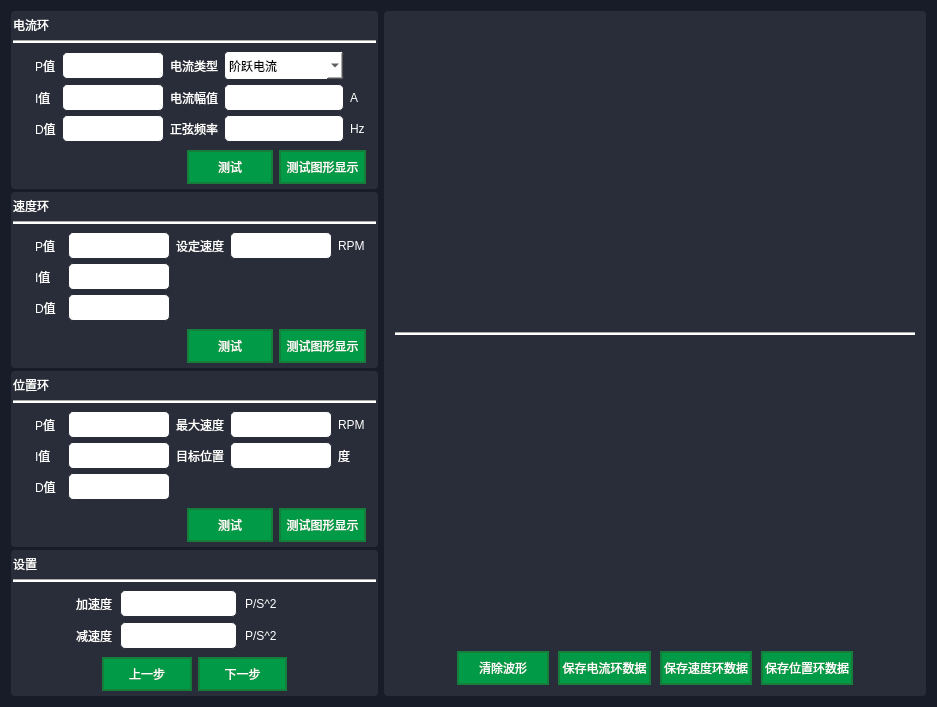
<?xml version="1.0" encoding="UTF-8"?>
<ui version="4.0">
 <class>LoopParam</class>
 <widget class="QWidget" name="LoopParam">
  <property name="geometry">
   <rect>
    <x>0</x>
    <y>0</y>
    <width>937</width>
    <height>697</height>
   </rect>
  </property>
  <property name="windowTitle">
   <string>环路参数</string>
  </property>
  <property name="windowIcon">
   <iconset resource="resonrces.qrc">
    <normaloff>:/images/app.ico</normaloff>:/images/app.ico</iconset>
  </property>
  <property name="styleSheet">
   <string notr="true">QWidget{
	color:#fff;
	/*background-color: rgb(240,240,240);*/
	background-color: rgb(24,28,40);
}
QLabel{
	background-color: rgb(41,45,57);
}

QPushButton{
	color:white;
	border:2px solid #147e3a;
	background-color:#019b48;
	width:50px;
	height:30px;
}

QPushButton:hover{
	background-color:#019b48;
	font-size:12px;
	font-weight:bold;
}

QLabel{
	color:white;
}

QGroupBox{
	border:2px solid rgb(41,45,57);
	color:white;
	background-color: rgb(41,45,57);
	border-radius:4px;
}

QLineEdit{	
	background-color: rgb(255, 255, 255);
	border:1px solid #147e3a;
	width:100px;
	height:30px;
	color:black;
}
QComboBox{
	background-color: rgb(255, 255, 255);
	width:100px;
	height:27px;
	border-radius:4px;
	border:1px solid rgb(41,45,57);
	color:black;
}

QLineEdit:hover{
	border:1px solid rgb(0,149,255);
}

QTabWidget:pane{
	border-top:1px solid rgb(240, 240, 240);
	/*border:1px solid rgb(41,45,57);*/
}

QTabBar::tab{
	color:white;
	width:50px;
	height:25px;
	background-color:#019b48;
	margin-right: 5px;
	margin-bottom:-6px;
}

QTabBar::tab:selected{
	background-color:rgb(0,149,255);
	font-weight:bold;
	height:28px;
	border:1.5px solid rgb(0,110,255);
}

QMessageBox{
	background-color:rgb(41,45,57);
}

QMessageBox QPushButton:enabled{
	border-radius: 5px;
	width: 50px;
	height: 20px;
	background-color: #019b48;
	color: white;
	font-size: 12px;
}
</string>
  </property>
  <layout class="QHBoxLayout" name="horizontalLayout_2" stretch="2,4">
   <item>
    <layout class="QVBoxLayout" name="verticalLayout" stretch="3,3,3,2">
     <property name="spacing">
      <number>3</number>
     </property>
     <item>
      <widget class="QGroupBox" name="currentLoopGroupBox">
       <property name="styleSheet">
        <string notr="true"/>
       </property>
       <layout class="QVBoxLayout" name="verticalLayout_8" stretch="1,0,1">
        <property name="leftMargin">
         <number>0</number>
        </property>
        <property name="topMargin">
         <number>3</number>
        </property>
        <property name="rightMargin">
         <number>0</number>
        </property>
        <property name="bottomMargin">
         <number>3</number>
        </property>
        <item>
         <layout class="QVBoxLayout" name="verticalLayout_9">
          <item>
           <widget class="QLabel" name="label_12">
            <property name="text">
             <string>电流环</string>
            </property>
           </widget>
          </item>
          <item>
           <widget class="Line" name="line_5">
            <property name="sizePolicy">
             <sizepolicy hsizetype="Expanding" vsizetype="Fixed">
              <horstretch>0</horstretch>
              <verstretch>0</verstretch>
             </sizepolicy>
            </property>
            <property name="styleSheet">
             <string notr="true">background-color: rgb(255, 255, 255);</string>
            </property>
            <property name="orientation">
             <enum>Qt::Horizontal</enum>
            </property>
           </widget>
          </item>
         </layout>
        </item>
        <item>
         <widget class="QGroupBox" name="gridGroupBox_2">
          <property name="styleSheet">
           <string notr="true">QLineEdit{
	border:1px solid rgb(41,45,57);
	height:25px;
	width:100px;
	border-radius:5px;
}
QLineEdit:hover{
	border:1px solid rgb(0,149,255);
}</string>
          </property>
          <layout class="QGridLayout" name="gridLayout_3" columnstretch="2,2,2,2,1">
           <property name="leftMargin">
            <number>20</number>
           </property>
           <property name="topMargin">
            <number>0</number>
           </property>
           <property name="bottomMargin">
            <number>0</number>
           </property>
           <property name="horizontalSpacing">
            <number>6</number>
           </property>
           <property name="verticalSpacing">
            <number>4</number>
           </property>
           <item row="1" column="0">
            <widget class="QLabel" name="label_2">
             <property name="text">
              <string>I值</string>
             </property>
            </widget>
           </item>
           <item row="0" column="1">
            <widget class="QLineEdit" name="currentPValue"/>
           </item>
           <item row="0" column="2">
            <widget class="QLabel" name="label_35">
             <property name="text">
              <string>电流类型</string>
             </property>
            </widget>
           </item>
           <item row="1" column="1">
            <widget class="QLineEdit" name="currentIValue"/>
           </item>
           <item row="1" column="2">
            <widget class="QLabel" name="label_3">
             <property name="text">
              <string>电流幅值</string>
             </property>
            </widget>
           </item>
           <item row="0" column="0">
            <widget class="QLabel" name="label">
             <property name="text">
              <string>P值</string>
             </property>
            </widget>
           </item>
           <item row="1" column="3">
            <widget class="QLineEdit" name="currentamplitudeLineEdit"/>
           </item>
           <item row="2" column="0">
            <widget class="QLabel" name="label_4">
             <property name="text">
              <string>D值</string>
             </property>
            </widget>
           </item>
           <item row="2" column="1">
            <widget class="QLineEdit" name="currentDValue"/>
           </item>
           <item row="2" column="2">
            <widget class="QLabel" name="label_5">
             <property name="text">
              <string>正弦频率</string>
             </property>
            </widget>
           </item>
           <item row="2" column="3">
            <widget class="QLineEdit" name="sinusoidalfrequencyLineEdit"/>
           </item>
           <item row="1" column="4">
            <widget class="QLabel" name="label_6">
             <property name="text">
              <string>A</string>
             </property>
            </widget>
           </item>
           <item row="2" column="4">
            <widget class="QLabel" name="label_7">
             <property name="text">
              <string>Hz</string>
             </property>
            </widget>
           </item>
           <item row="0" column="3">
            <widget class="QComboBox" name="currentTypeComboBox">
             <item>
              <property name="text">
               <string>阶跃电流</string>
              </property>
             </item>
            </widget>
           </item>
          </layout>
         </widget>
        </item>
        <item>
         <layout class="QHBoxLayout" name="horizontalLayout_24" stretch="4,2,2">
          <property name="rightMargin">
           <number>10</number>
          </property>
          <item>
           <spacer name="horizontalSpacer_11">
            <property name="orientation">
             <enum>Qt::Horizontal</enum>
            </property>
            <property name="sizeHint" stdset="0">
             <size>
              <width>40</width>
              <height>20</height>
             </size>
            </property>
           </spacer>
          </item>
          <item>
           <widget class="QPushButton" name="currentLoopTestBtn">
            <property name="text">
             <string>测试</string>
            </property>
           </widget>
          </item>
          <item>
           <widget class="QPushButton" name="currentTestDataPlotBtn">
            <property name="text">
             <string>测试图形显示</string>
            </property>
           </widget>
          </item>
         </layout>
        </item>
       </layout>
      </widget>
     </item>
     <item>
      <widget class="QGroupBox" name="SpeedLoopGroupBox">
       <property name="styleSheet">
        <string notr="true">QGroupBox{
	border:2px solid rgb(41,45,57);
	color:white;
	background-color: rgb(41,45,57);
	border-radius:4px;
}</string>
       </property>
       <layout class="QVBoxLayout" name="verticalLayout_14" stretch="1,0,1">
        <property name="leftMargin">
         <number>0</number>
        </property>
        <property name="topMargin">
         <number>3</number>
        </property>
        <property name="rightMargin">
         <number>0</number>
        </property>
        <property name="bottomMargin">
         <number>3</number>
        </property>
        <item>
         <layout class="QVBoxLayout" name="verticalLayout_15">
          <item>
           <widget class="QLabel" name="label_15">
            <property name="text">
             <string>速度环</string>
            </property>
           </widget>
          </item>
          <item>
           <widget class="Line" name="line_8">
            <property name="sizePolicy">
             <sizepolicy hsizetype="Expanding" vsizetype="Fixed">
              <horstretch>0</horstretch>
              <verstretch>0</verstretch>
             </sizepolicy>
            </property>
            <property name="styleSheet">
             <string notr="true">background-color: rgb(255, 255, 255);</string>
            </property>
            <property name="orientation">
             <enum>Qt::Horizontal</enum>
            </property>
           </widget>
          </item>
         </layout>
        </item>
        <item>
         <widget class="QGroupBox" name="gridGroupBox_5">
          <property name="styleSheet">
           <string notr="true">QLineEdit{
	border:1px solid rgb(41,45,57);
	height:25px;
	width:100px;
	border-radius:5px;
}
QLineEdit:hover{
	border:1px solid rgb(0,149,255);
}</string>
          </property>
          <layout class="QGridLayout" name="gridLayout_6" columnstretch="2,2,2,2,1">
           <property name="leftMargin">
            <number>20</number>
           </property>
           <property name="topMargin">
            <number>0</number>
           </property>
           <property name="bottomMargin">
            <number>0</number>
           </property>
           <property name="verticalSpacing">
            <number>4</number>
           </property>
           <item row="0" column="0">
            <widget class="QLabel" name="label_10">
             <property name="text">
              <string>P值</string>
             </property>
            </widget>
           </item>
           <item row="2" column="1">
            <widget class="QLineEdit" name="speedLoopDValue"/>
           </item>
           <item row="0" column="1">
            <widget class="QLineEdit" name="speedLoopPValue"/>
           </item>
           <item row="1" column="0">
            <widget class="QLabel" name="label_8">
             <property name="text">
              <string>I值</string>
             </property>
            </widget>
           </item>
           <item row="2" column="0">
            <widget class="QLabel" name="label_16">
             <property name="text">
              <string>D值</string>
             </property>
            </widget>
           </item>
           <item row="1" column="1">
            <widget class="QLineEdit" name="speedLoopIValue"/>
           </item>
           <item row="0" column="2">
            <widget class="QLabel" name="label_40">
             <property name="text">
              <string>设定速度</string>
             </property>
            </widget>
           </item>
           <item row="0" column="3">
            <widget class="QLineEdit" name="setSpeedLineEdit"/>
           </item>
           <item row="0" column="4">
            <widget class="QLabel" name="label_9">
             <property name="text">
              <string>RPM</string>
             </property>
            </widget>
           </item>
          </layout>
         </widget>
        </item>
        <item>
         <layout class="QHBoxLayout" name="horizontalLayout_27" stretch="4,2,2">
          <property name="rightMargin">
           <number>10</number>
          </property>
          <item>
           <spacer name="horizontalSpacer_14">
            <property name="orientation">
             <enum>Qt::Horizontal</enum>
            </property>
            <property name="sizeHint" stdset="0">
             <size>
              <width>40</width>
              <height>20</height>
             </size>
            </property>
           </spacer>
          </item>
          <item>
           <widget class="QPushButton" name="speedLoopTestBtn">
            <property name="text">
             <string>测试</string>
            </property>
           </widget>
          </item>
          <item>
           <widget class="QPushButton" name="velocityTestDataPlotBtn">
            <property name="text">
             <string>测试图形显示</string>
            </property>
           </widget>
          </item>
         </layout>
        </item>
       </layout>
      </widget>
     </item>
     <item>
      <widget class="QGroupBox" name="positionLoopGroupBox">
       <property name="styleSheet">
        <string notr="true"/>
       </property>
       <layout class="QVBoxLayout" name="verticalLayout_16" stretch="1,0,1">
        <property name="leftMargin">
         <number>0</number>
        </property>
        <property name="topMargin">
         <number>3</number>
        </property>
        <property name="rightMargin">
         <number>0</number>
        </property>
        <property name="bottomMargin">
         <number>3</number>
        </property>
        <item>
         <layout class="QVBoxLayout" name="verticalLayout_17">
          <item>
           <widget class="QLabel" name="label_20">
            <property name="text">
             <string>位置环</string>
            </property>
           </widget>
          </item>
          <item>
           <widget class="Line" name="line_9">
            <property name="sizePolicy">
             <sizepolicy hsizetype="Expanding" vsizetype="Fixed">
              <horstretch>0</horstretch>
              <verstretch>0</verstretch>
             </sizepolicy>
            </property>
            <property name="styleSheet">
             <string notr="true">background-color: rgb(255, 255, 255);</string>
            </property>
            <property name="orientation">
             <enum>Qt::Horizontal</enum>
            </property>
           </widget>
          </item>
         </layout>
        </item>
        <item>
         <widget class="QGroupBox" name="gridGroupBox_6">
          <property name="styleSheet">
           <string notr="true">QLineEdit{
	border:1px solid rgb(41,45,57);
	height:25px;
	width:100px;
	border-radius:5px;
}
QLineEdit:hover{
	border:1px solid rgb(0,149,255);
}</string>
          </property>
          <layout class="QGridLayout" name="gridLayout_7" columnstretch="2,2,2,2,1">
           <property name="leftMargin">
            <number>20</number>
           </property>
           <property name="topMargin">
            <number>0</number>
           </property>
           <property name="bottomMargin">
            <number>0</number>
           </property>
           <property name="verticalSpacing">
            <number>4</number>
           </property>
           <item row="1" column="0">
            <widget class="QLabel" name="label_11">
             <property name="text">
              <string>I值</string>
             </property>
            </widget>
           </item>
           <item row="0" column="1">
            <widget class="QLineEdit" name="positionLoopPValue"/>
           </item>
           <item row="0" column="2">
            <widget class="QLabel" name="label_41">
             <property name="text">
              <string>最大速度</string>
             </property>
            </widget>
           </item>
           <item row="1" column="1">
            <widget class="QLineEdit" name="positionLoopIValue"/>
           </item>
           <item row="1" column="2">
            <widget class="QLabel" name="label_21">
             <property name="text">
              <string>目标位置</string>
             </property>
            </widget>
           </item>
           <item row="0" column="0">
            <widget class="QLabel" name="label_22">
             <property name="text">
              <string>P值</string>
             </property>
            </widget>
           </item>
           <item row="1" column="3">
            <widget class="QLineEdit" name="targetPositionLineEdit"/>
           </item>
           <item row="2" column="0">
            <widget class="QLabel" name="label_23">
             <property name="text">
              <string>D值</string>
             </property>
            </widget>
           </item>
           <item row="2" column="1">
            <widget class="QLineEdit" name="positionLoopDValue"/>
           </item>
           <item row="1" column="4">
            <widget class="QLabel" name="label_25">
             <property name="text">
              <string>度</string>
             </property>
            </widget>
           </item>
           <item row="0" column="4">
            <widget class="QLabel" name="label_13">
             <property name="text">
              <string>RPM</string>
             </property>
            </widget>
           </item>
           <item row="0" column="3">
            <widget class="QLineEdit" name="MaxSpeedLineEdit"/>
           </item>
          </layout>
         </widget>
        </item>
        <item>
         <layout class="QHBoxLayout" name="horizontalLayout_28" stretch="4,2,2">
          <property name="rightMargin">
           <number>10</number>
          </property>
          <item>
           <spacer name="horizontalSpacer_15">
            <property name="orientation">
             <enum>Qt::Horizontal</enum>
            </property>
            <property name="sizeHint" stdset="0">
             <size>
              <width>40</width>
              <height>20</height>
             </size>
            </property>
           </spacer>
          </item>
          <item>
           <widget class="QPushButton" name="positionLoopTestBtn">
            <property name="text">
             <string>测试</string>
            </property>
           </widget>
          </item>
          <item>
           <widget class="QPushButton" name="positionTestDataPlotBtn">
            <property name="text">
             <string>测试图形显示</string>
            </property>
           </widget>
          </item>
         </layout>
        </item>
       </layout>
      </widget>
     </item>
     <item>
      <widget class="QGroupBox" name="settingGroupBox">
       <property name="styleSheet">
        <string notr="true"/>
       </property>
       <layout class="QVBoxLayout" name="verticalLayout_12" stretch="1,0,1">
        <property name="leftMargin">
         <number>0</number>
        </property>
        <property name="topMargin">
         <number>3</number>
        </property>
        <property name="rightMargin">
         <number>0</number>
        </property>
        <property name="bottomMargin">
         <number>3</number>
        </property>
        <item>
         <layout class="QVBoxLayout" name="verticalLayout_13">
          <item>
           <widget class="QLabel" name="label_14">
            <property name="text">
             <string>设置</string>
            </property>
           </widget>
          </item>
          <item>
           <widget class="Line" name="line_7">
            <property name="sizePolicy">
             <sizepolicy hsizetype="Expanding" vsizetype="Fixed">
              <horstretch>0</horstretch>
              <verstretch>0</verstretch>
             </sizepolicy>
            </property>
            <property name="styleSheet">
             <string notr="true">background-color: rgb(255, 255, 255);</string>
            </property>
            <property name="orientation">
             <enum>Qt::Horizontal</enum>
            </property>
           </widget>
          </item>
         </layout>
        </item>
        <item>
         <widget class="QGroupBox" name="gridGroupBox_4">
          <property name="styleSheet">
           <string notr="true">QLineEdit{
	border:1px solid rgb(41,45,57);
	height:25px;
	width:100px;
	border-radius:5px;
}
QLineEdit:hover{
	border:1px solid rgb(0,149,255);
}</string>
          </property>
          <layout class="QGridLayout" name="gridLayout_5" columnstretch="1,5,1">
           <property name="leftMargin">
            <number>61</number>
           </property>
           <property name="topMargin">
            <number>0</number>
           </property>
           <property name="rightMargin">
            <number>97</number>
           </property>
           <property name="bottomMargin">
            <number>0</number>
           </property>
           <property name="horizontalSpacing">
            <number>8</number>
           </property>
           <property name="verticalSpacing">
            <number>5</number>
           </property>
           <item row="0" column="2">
            <widget class="QLabel" name="label_38">
             <property name="text">
              <string>P/S^2</string>
             </property>
            </widget>
           </item>
           <item row="0" column="0">
            <widget class="QLabel" name="label_39">
             <property name="text">
              <string>加速度</string>
             </property>
            </widget>
           </item>
           <item row="0" column="1">
            <widget class="QLineEdit" name="accelerationLineEdit"/>
           </item>
           <item row="1" column="0">
            <widget class="QLabel" name="label_17">
             <property name="text">
              <string>减速度</string>
             </property>
            </widget>
           </item>
           <item row="1" column="1">
            <widget class="QLineEdit" name="decelerationLineEdit"/>
           </item>
           <item row="1" column="2">
            <widget class="QLabel" name="label_42">
             <property name="text">
              <string>P/S^2</string>
             </property>
            </widget>
           </item>
          </layout>
         </widget>
        </item>
        <item>
         <layout class="QHBoxLayout" name="horizontalLayout_26" stretch="1,1,1,1">
          <item>
           <spacer name="horizontalSpacer_13">
            <property name="orientation">
             <enum>Qt::Horizontal</enum>
            </property>
            <property name="sizeHint" stdset="0">
             <size>
              <width>40</width>
              <height>20</height>
             </size>
            </property>
           </spacer>
          </item>
          <item>
           <widget class="QPushButton" name="backBtn">
            <property name="text">
             <string>上一步</string>
            </property>
           </widget>
          </item>
          <item>
           <widget class="QPushButton" name="nextStepBtn">
            <property name="text">
             <string>下一步</string>
            </property>
           </widget>
          </item>
          <item>
           <spacer name="horizontalSpacer">
            <property name="orientation">
             <enum>Qt::Horizontal</enum>
            </property>
            <property name="sizeHint" stdset="0">
             <size>
              <width>40</width>
              <height>20</height>
             </size>
            </property>
           </spacer>
          </item>
         </layout>
        </item>
       </layout>
      </widget>
     </item>
    </layout>
   </item>
   <item>
    <widget class="QGroupBox" name="verticalGroupBox_2">
     <layout class="QVBoxLayout" name="verticalLayout_2" stretch="5,0,5,1">
      <item>
       <widget class="WaveformWidget" name="waveformwidget1" native="true">
        <property name="styleSheet">
         <string notr="true">background-color: rgb(41,45,57);</string>
        </property>
       </widget>
      </item>
      <item>
       <widget class="Line" name="line">
        <property name="styleSheet">
         <string notr="true">background-color: rgb(255, 255, 255);</string>
        </property>
        <property name="orientation">
         <enum>Qt::Horizontal</enum>
        </property>
       </widget>
      </item>
      <item>
       <widget class="WaveformWidget" name="waveformwidget2" native="true">
        <property name="styleSheet">
         <string notr="true">background-color: rgb(41,45,57);</string>
        </property>
       </widget>
      </item>
      <item>
       <layout class="QHBoxLayout" name="horizontalLayout" stretch="6,9,9,9,9,6">
        <property name="spacing">
         <number>9</number>
        </property>
        <property name="leftMargin">
         <number>0</number>
        </property>
        <property name="rightMargin">
         <number>0</number>
        </property>
        <item>
         <spacer name="horizontalSpacer_2">
          <property name="orientation">
           <enum>Qt::Horizontal</enum>
          </property>
          <property name="sizeHint" stdset="0">
           <size>
            <width>40</width>
            <height>20</height>
           </size>
          </property>
         </spacer>
        </item>
        <item>
         <widget class="QPushButton" name="clearWaveBtn">
          <property name="text">
           <string>清除波形</string>
          </property>
         </widget>
        </item>
        <item>
         <widget class="QPushButton" name="pushButton_3">
          <property name="text">
           <string>保存电流环数据</string>
          </property>
         </widget>
        </item>
        <item>
         <widget class="QPushButton" name="pushButton_2">
          <property name="text">
           <string>保存速度环数据</string>
          </property>
         </widget>
        </item>
        <item>
         <widget class="QPushButton" name="pushButton">
          <property name="text">
           <string>保存位置环数据</string>
          </property>
         </widget>
        </item>
        <item>
         <spacer name="horizontalSpacer_3">
          <property name="orientation">
           <enum>Qt::Horizontal</enum>
          </property>
          <property name="sizeHint" stdset="0">
           <size>
            <width>40</width>
            <height>20</height>
           </size>
          </property>
         </spacer>
        </item>
       </layout>
      </item>
     </layout>
    </widget>
   </item>
  </layout>
 </widget>
 <customwidgets>
  <customwidget>
   <class>WaveformWidget</class>
   <extends>QWidget</extends>
   <header>waveformwidget.h</header>
   <container>1</container>
  </customwidget>
 </customwidgets>
 <resources>
  <include location="resonrces.qrc"/>
 </resources>
 <connections/>
</ui>
